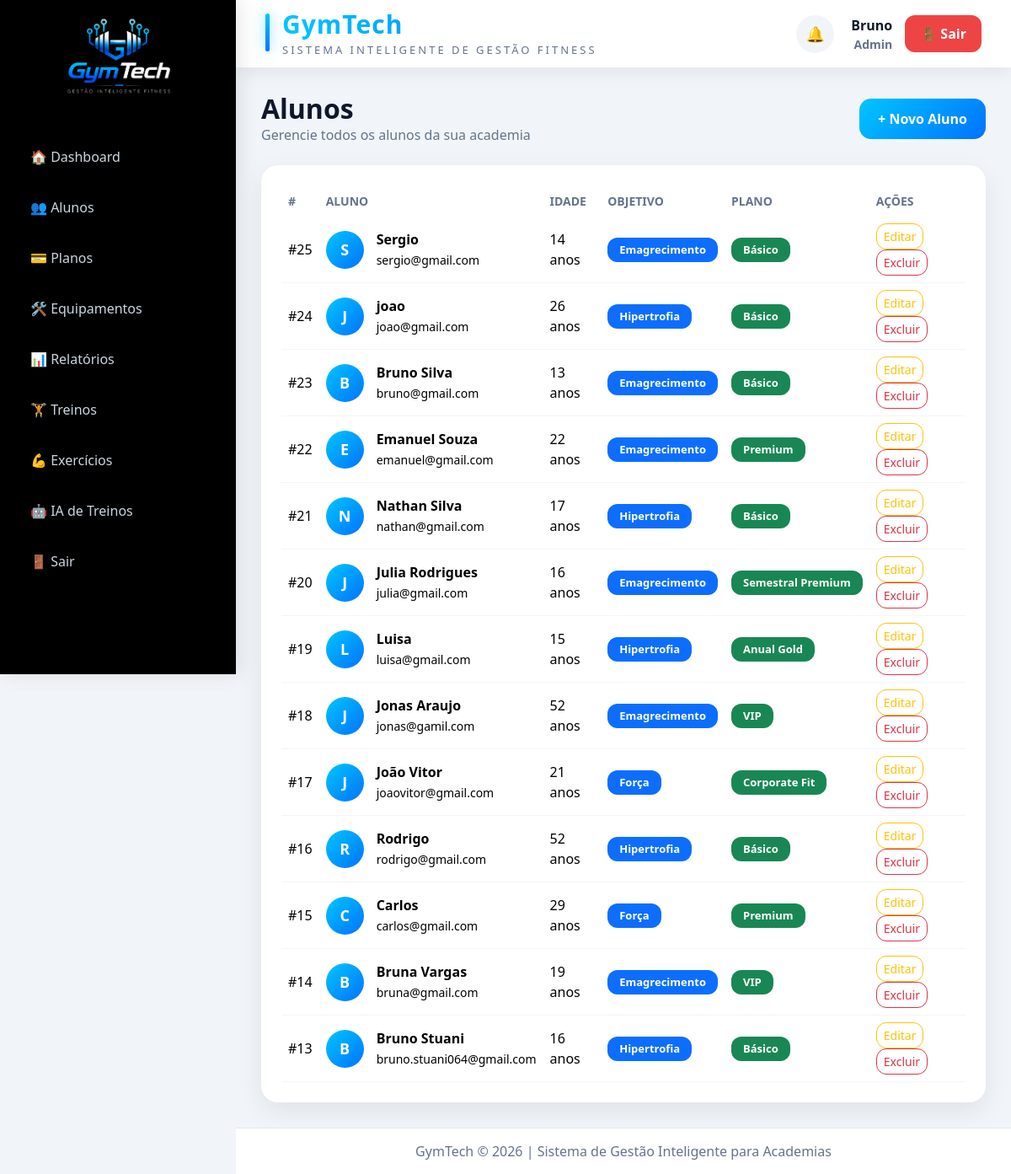
The app's page /public/index.php?controller=student&action=index (signed in) with its own data.
### tables this page shows
CREATE TABLE `students` (
  `id` int(11) NOT NULL AUTO_INCREMENT,
  `name` varchar(100) NOT NULL,
  `email` varchar(100) NOT NULL,
  `age` int(11) DEFAULT NULL,
  `objective` varchar(100) DEFAULT NULL,
  `created_at` timestamp NOT NULL DEFAULT current_timestamp(),
  `plan_id` int(11) DEFAULT NULL,
  `user_id` int(11) DEFAULT NULL,
  `training_days` int(11) DEFAULT NULL,
  `experience_level` enum('beginner','intermediate','advanced') DEFAULT NULL,
  `limitations` text DEFAULT NULL,
  PRIMARY KEY (`id`),
  UNIQUE KEY `email` (`email`),
  KEY `fk_plan` (`plan_id`),
  KEY `fk_student_user` (`user_id`),
  CONSTRAINT `fk_plan` FOREIGN KEY (`plan_id`) REFERENCES `plans` (`id`),
  CONSTRAINT `fk_student_user` FOREIGN KEY (`user_id`) REFERENCES `users` (`id`) ON DELETE SET NULL
);

CREATE TABLE `plans` (
  `id` int(11) NOT NULL AUTO_INCREMENT,
  `name` varchar(100) NOT NULL,
  `price` decimal(10,2) NOT NULL,
  `duration` int(11) NOT NULL,
  `description` text DEFAULT NULL,
  `created_at` timestamp NOT NULL DEFAULT current_timestamp(),
  PRIMARY KEY (`id`)
);

### app/controllers/StudentController.php (called while the page is built, shortened)
<?php
require_once __DIR__ .'/../models/Student.php';
require_once __DIR__ .'/../../core/Controller.php';
class StudentController extends Controller {
    public function index(){
        $studentsModel = new Students();
        $students = $studentsModel->all();
        $this->view('students/index', [
            'students' => $students
        ]);
    }
}

### public/index.php (called while the page is built, shortened)
<?php
 require_once "../core/Controller.php";
require_once "../core/Model.php";
$action = $_GET['action'] ?? 'login';
$controllerObject = new $controllerName();
$controllerObject->$action();

### config/database.php (called while the page is built)
<?php
class Database {
    private $host = "localhost";
    private $dbname = "gym_system";
    private $user = "root";
    private $pass = "";
    public function connect() {
        try {
            $pdo = new PDO(
                "mysql:host={$this->host};dbname={$this->dbname};charset=utf8",
                $this->user,
                $this->pass
            );
            $pdo->setAttribute(PDO::ATTR_ERRMODE, PDO::ERRMODE_EXCEPTION);
            return $pdo;
        } catch(PDOException $e) {
            die("Erro na conexão: " . $e->getMessage());
        }
    }
}

### core/Model.php (called while the page is built, shortened)
<?php
require_once __DIR__ .'/../config/database.php';
class Model {
    public function __construct() {
        $database = new Database();
        $this->db = $database->connect();
    }
}

### app/models/Student.php (called while the page is built, shortened)
<?php
require_once __DIR__ .'/../../core/Model.php';
class Students extends Model {
    public function all() {
        $sql = "SELECT students.*, plans.name AS plan_name
                FROM students
                LEFT JOIN plans
                ON students.plan_id = plans.id
                ORDER BY students.id DESC";
        $stmt = $this->db->query($sql);
        return $stmt->fetchAll(PDO::FETCH_ASSOC);
    }
}

### app/views/students/index.php (the view)
<div class="page-header">
    <div>
        <h2>
            Alunos
        </h2>
        <span>
            Gerencie todos os alunos da sua academia
        </span>
    </div>
    <a href="?controller=student&action=create"
       class="btn btn-gradient">
        + Novo Aluno
    </a>
</div>
<div class="glass-card p-4 mt-4">
    <div class="table-responsive">
        <table class="table modern-table align-middle">
            <thead>
                <tr>
                    <th>#</th>
                    <th>Aluno</th>
                    <th>Idade</th>
                    <th>Objetivo</th>
                    <th>Plano</th>
                    <th>Ações</th>
                </tr>
            </thead>
            <tbody>
                <?php foreach($students as $student): ?>
                    <tr>
                        <td>
                            #<?= $student['id'] ?>
                        </td>
                        <td>
                            <div class="student-info">
                                <div class="avatar">
                                    <?= strtoupper(substr($student['name'],0,1)) ?>
                                </div>
                                <div>
                                    <strong>
                                        <?= $student['name'] ?>
                                    </strong>
                                    <br>
                                    <small>
                                        <?= $student['email'] ?>
                                    </small>
                                </div>
                            </div>
                        </td>
                        <td>
                            <?= $student['age'] ?> anos
                        </td>
                        <td>
                            <span class="badge bg-primary">
                                <?= $student['objective'] ?>
                            </span>
                        </td>
                        <td>
                            <span class="badge bg-success">
                                <?= $student['plan_name'] ?>
                            </span>
                        </td>
                        <td>
                            <a href="?controller=student&action=edit&id=<?= $student['id'] ?>"
                               class="btn btn-outline-warning btn-sm">
                                Editar
                            </a>
                            <a href="?controller=student&action=delete&id=<?= $student['id'] ?>"
                               class="btn btn-outline-danger btn-sm"
                               onclick="return confirm('Deseja excluir este aluno?')">
                                Excluir
                            </a>
                        </td>
                    </tr>
                <?php endforeach; ?>
            </tbody>
        </table>
    </div>
</div>

### app/views/layouts/header.php (shortened to what this page needs)
<!DOCTYPE html>
<html lang="pt-br">
<head>
<link href="https://cdn.jsdelivr.net/npm/bootstrap@5.3.3/dist/css/bootstrap.min.css"
      rel="stylesheet">
<link href="https://cdn.jsdelivr.net/npm/bootstrap-icons@1.11.3/font/bootstrap-icons.min.css"
      rel="stylesheet">
<link rel="stylesheet"
      href="/GymTech/public/assets/css/student-dashboard.css">
<link rel="stylesheet"
      href="/GymTech/public/assets/css/student-area.css">
<link rel="stylesheet"
      href="/GymTech/public/assets/css/student_workout.css">
<link rel="stylesheet"
      href="assets/css/style.css">
</head>
<body>

### core/Controller.php
<?php
class Controller {
    protected function view($view, $data = []) {
        extract($data);
        require __DIR__ . '/../app/views/layouts/header.php';
        if(isset($_SESSION['user'])){
            require __DIR__ . '/../app/views/layouts/sidebar.php';
        }
        require __DIR__ . '/../app/views/' . $view . '.php';
        require __DIR__ . '/../app/views/layouts/footer.php';
    }
}

### app/views/layouts/sidebar.php (shortened to what this page needs)
<?php $role = $_SESSION['user']['role']; ?>
<div class="sidebar">
    <div class="logo">
        <img src="/GymTech/public/assets/img/logo.png"
             width="150">
    </div>
    <div class="menu">
        <?php if($role == 'admin' || $role == 'trainer'): ?>
            <a href="?controller=dashboard&action=index">
                🏠 Dashboard
            </a>
        <?php endif; ?>
        <?php if($role == 'admin'): ?>
            <a href="?controller=student&action=index">
                👥 Alunos
            </a>
            <a href="?controller=plan&action=index">
                💳 Planos
            </a>
            <a href="?controller=equipment&action=index">
                🛠️ Equipamentos
            </a>
            <a href="?controller=reports&action=index">
                📊 Relatórios
            </a>
        <?php endif; ?>
        <?php if($role == 'admin' || $role == 'trainer'): ?>
            <a href="?controller=workout&action=index">
                🏋️ Treinos
            </a>
            <a href="?controller=exercise&action=index">
                💪 Exercícios
            </a>
            <a href="?controller=recommendation&action=index">
                🤖 IA de Treinos
            </a>
        <?php endif; ?>
        <a href="?controller=auth&action=logout">
            🚪 Sair
        </a>
    </div>
</div>
<div class="main-content">
<div class="topbar">
<div class="topbar-brand">
    <div class="brand-text">
        <h3>
            GymTech
        </h3>
        <span>
            Sistema Inteligente de Gestão Fitness
        </span>
    </div>
</div>
<div class="user-area">
    <button class="notification-btn">
        🔔
    </button>
    <div class="user-info">
        <div class="user-details">
            <strong>
                <?= $_SESSION['user']['name'] ?>
            </strong>
            <small>
                <?= ucfirst($role) ?>
            </small>
        </div>
        <a href="?controller=auth&action=logout"
           class="logout-btn">
            🚪 Sair
        </a>
    </div>
</div>
</div>
<div class="page-content">

### app/views/layouts/footer.php (shortened to what this page needs)
        </div>
    </div>
    <footer class="footer">
        GymTech © <?= date('Y') ?>
        | Sistema de Gestão Inteligente para Academias
    </footer>
</body>
</html>

### public/assets/css/student_workout.css (style rules this page uses)
.badge { font-size:.85rem; padding:8px 14px; }
.btn { border-radius:12px; }
h2 { font-weight:700; }

### public/assets/css/style.css (style rules this page uses)
:root { --primary:#00c6ff; --secondary:#0072ff; --dark:#0f172a; --card:#1e293b; --text:#e2e8f0; --sidebar:#020617; }
* { margin:0; padding:0; box-sizing:border-box; }
body { background:#f1f5f9; font-family:'Segoe UI',sans-serif; }
.menu { padding:20px; }
.menu a { display:flex; align-items:center; gap:12px; color:#cbd5e1; text-decoration:none; padding:14px 16px; margin-bottom:8px; border-radius:14px; transition:all .3s ease; font-weight:500; }
.sidebar { width: 280px; background: black; position: fixed; height: 100vh; color: white; box-shadow: 5px 0 20px rgba(102, 102, 102, 0.15); overflow-y: auto; }
.logo { height: 140px; background: #000; display: flex; flex-direction: column; justify-content: center; align-items: center; gap: 10px; }
.logo img { width: 150px; object-fit: contain; }
.topbar { height:80px; background:white; display:flex; align-items:center; justify-content:space-between; padding:0 35px; box-shadow: 0 5px 20px rgba(0,0,0,.08); }
.topbar-brand { position: relative; padding-left: 20px; }
.topbar-brand::before { content: ""; position: absolute; left: 0; top: 5px; width: 5px; height: 45px; border-radius: 10px; background: linear-gradient( 180deg, #00c6ff, #0072ff ); box-shadow: 0 0 15px rgba(0,198,255,.6); }
.brand-text h3 { margin: 0; font-size: 30px; font-weight: 800; letter-spacing: 1px; background: linear-gradient( 90deg, #00c6ff, #0072ff ); -webkit-background-clip: text; -webkit-text-fill-color: transparent; }
.brand-text span { display: block; margin-top: 3px; color: #64748b; font-size: 13px; letter-spacing: 3px; text-transform: uppercase; }
.user-area { display:flex; align-items:center; gap:20px; }
.notification-btn { width:45px; height:45px; border:none; border-radius:50%; background:#f1f5f9; cursor:pointer; transition:.3s; font-size:18px; }
.user-info { display:flex; align-items:center; gap:15px; }
.user-details { display:flex; flex-direction:column; text-align:right; }
.user-details strong { color:#0f172a; }
.user-details small { color:#64748b; text-transform:capitalize; }
.logout-btn { background:#ef4444; color:white; text-decoration:none; padding:10px 18px; border-radius:12px; transition:.3s; }
.user-info { display: flex; align-items: center; gap: 15px; font-weight: 600; color: #0f172a; }
.page-content { padding: 30px; }
.main-content { margin-left: 280px; min-height: 100vh; }
.glass-card { background:white; border:none; border-radius:20px; box-shadow:0 10px 30px rgba(0,0,0,.08); }
.page-header { display:flex; justify-content:space-between; align-items:center; }
.page-header h2 { font-size:32px; font-weight:700; color:#0f172a; margin:0; }
.page-header span { color:#64748b; }
.btn-gradient { background: linear-gradient( 90deg, #00c6ff, #0072ff ); color:white; border:none; padding:12px 22px; border-radius:14px; font-weight:600; text-decoration:none; transition:.3s; }
.modern-table { margin-bottom:0; }
.modern-table thead th { color:#64748b; font-size:14px; text-transform:uppercase; border:none; }
.modern-table tbody tr { transition:.3s; }
.modern-table td { border-color:#f1f5f9; }
.avatar { width:45px; height:45px; border-radius:50%; background:linear-gradient( 135deg, #00c6ff, #0072ff ); color:white; display:flex; align-items:center; justify-content:center; font-weight:700; font-size:18px; }
.student-info { display:flex; align-items:center; gap:15px; }
.badge { padding: 8px 14px; border-radius: 12px; font-size: 13px; font-weight: 600; }
.btn-gradient { background:linear-gradient( 135deg, #00c6ff, #0072ff ); border:none; color:white; }
.footer { margin-left: 280px; background: white; padding: 15px 30px; color: #64748b; border-top: 1px solid #e2e8f0; text-align: center; }

### records on screen
students: id "25", name "S", name "Sergio", email "sergio@gmail.com", age "14", objective "Emagrecimento", plan.name "Básico"
students: id "24", name "J", name "joao", email "joao@gmail.com", age "26", objective "Hipertrofia", plan.name "Básico"
students: id "23", name "B", name "Bruno Silva", email "bruno@gmail.com", age "13", objective "Emagrecimento", plan.name "Básico"
students: id "22", name "E", name "Emanuel Souza", email "emanuel@gmail.com", age "22", objective "Emagrecimento", plan.name "Premium"
students: id "21", name "N", name "Nathan Silva", email "nathan@gmail.com", age "17", objective "Hipertrofia", plan.name "Básico"
students: id "20", name "J", name "Julia Rodrigues", email "julia@gmail.com", age "16", objective "Emagrecimento", plan.name "Semestral Premium"
students: id "19", name "L", name "Luisa", email "luisa@gmail.com", age "15", objective "Hipertrofia", plan.name "Anual Gold"
students: id "18", name "J", name "Jonas Araujo", email "jonas@gamil.com", age "52", objective "Emagrecimento", plan.name "VIP"
students: id "17", name "J", name "João Vitor", email "joaovitor@gmail.com", age "21", objective "Força", plan.name "Corporate Fit"
students: id "16", name "R", name "Rodrigo", email "rodrigo@gmail.com", age "52", objective "Hipertrofia", plan.name "Básico"
students: id "15", name "C", name "Carlos", email "carlos@gmail.com", age "29", objective "Força", plan.name "Premium"
students: id "14", name "B", name "Bruna Vargas", email "bruna@gmail.com", age "19", objective "Emagrecimento", plan.name "VIP"
students: id "13", name "B", name "Bruno Stuani", email "bruno.stuani064@gmail.com", age "16", objective "Hipertrofia", plan.name "Básico"

### other values on screen
$_SESSION['user']['name'] "Bruno"
$role "Admin"
